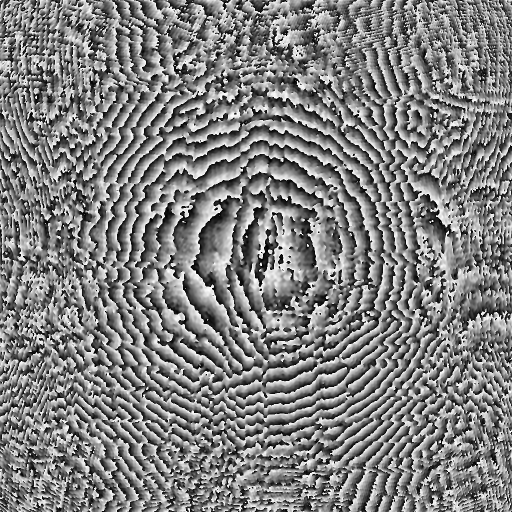
#> input picture test_2000mm.BMP, 1024 x 1024 px (shown at 1/2 size); its folder holds only this picture in this run
$ python backup.py
#> lines starting #> are read from the running program, lines starting #| are printed output that depends on the picture
#!/usr/bin/env python
# -*- coding: utf-8 -*-

import cv2
import numpy as np
import os
import math
import io

path = os.getcwd() + "\\Test\\"

def show_image(name, image):

	cv2.imshow(name, image)
	cv2.waitKey(0)
	cv2.destroyAllWindows()


def get_bit_plane(mat, mask):

	rows, cols = mat.shape
	bitplane = np.zeros(mat.shape, dtype=np.uint8)

	for i in range(0, rows):
		for j in range(0, cols):
			px = mat.item(i,j) & mask
			bitplane.itemset((i,j),px)

	return bitplane


def extract_bitplanes(image):

	if not os.path.exists(path):
		os.makedirs(path)

	bit_planes = 8
	for i in range(0, bit_planes):
		bit_plane = get_bit_plane(image, 0b00000001 << i)
		cv2.imwrite(path + "{}.bmp".format(i), bit_plane)
		print ("Image {}.bmp".format(i))


# [71 lines left out: functions encode_RLE, decode_RLE, not called in this run]


def join_images(images):

	rows = len(images[0])
	cols = len(images[0][0])

	final_image = np.zeros((rows, cols, 1), np.uint8)

	for img in images:
		for row in range(0, len(final_image)):
			for col in range(0, len(final_image[0])):
				final_image[row][col] += img[row][col]

	return final_image


def do_RLE(images):

	counter = 0
	decoded_images = []
	suma = 0

	for file in images:
		RLE = encode_RLE(file)
		file = open(path + str(counter), 'wb+')
		for i in RLE:
			file.write(i)
		file.close()
		counter += 1


def decode_files(files):

	counter = 0
	decoded_images = []

	for file in files:

		print('Decoding file {}...'.format(file))
		mask = 0b00000001 << counter
		decoded_image = decode_RLE(file, mask)
		decoded_images.append(decoded_image)

		counter += 1

	return decoded_images


def main():

	file_name = "test_2000mm.BMP"
	image = cv2.imread(file_name, cv2.IMREAD_GRAYSCALE)
#> image is the input picture: shape (1024, 1024); min 0, max 254, mean 127.9
	print ('Image {} loaded.'.format(file_name))
	q = input('Do you want to me to display the image? (y/n) ')
#> the answer given: y
	if q.lower() == 'y':
		show_image(file_name, image)
		print ('')
	else:
		print ('')

	print ('Extracting bitplanes to {}.'.format(path))
	extract_bitplanes(image)
#> the loop in extract_bitplanes, `for i in range(0, bit_planes):` made 8 passes
#> pass 1, in extract_bitplanes, `bit_plane = get_bit_plane(image, 0b00000001 << i)`:
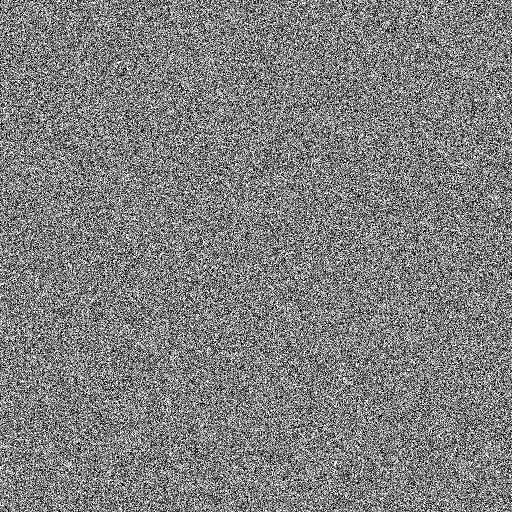
#> bit_plane: shape (1024, 1024) (shown at 1/2 size); values 0 (black) and 1 (white), 49.8% white in thin lines or dots
#> pass 2, in extract_bitplanes, `bit_plane = get_bit_plane(image, 0b00000001 << i)`:
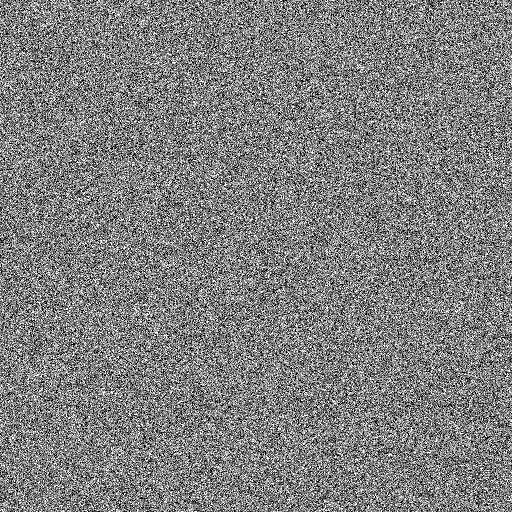
#> bit_plane: shape (1024, 1024) (shown at 1/2 size); values 0 (black) and 2 (white), 49.8% white in thin lines or dots
#> pass 3, in extract_bitplanes, `bit_plane = get_bit_plane(image, 0b00000001 << i)`:
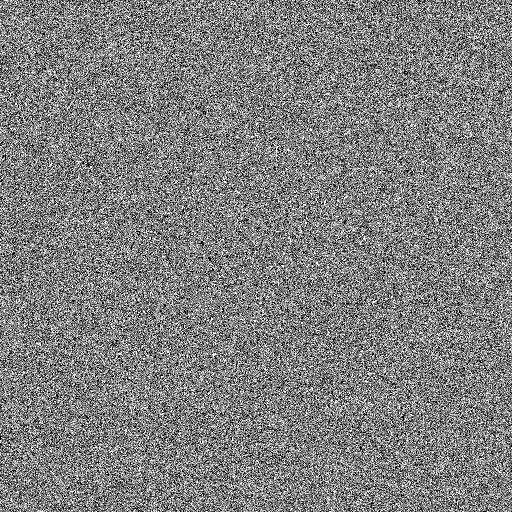
#> bit_plane: shape (1024, 1024) (shown at 1/2 size); values 0 (black) and 4 (white), 49.8% white in thin lines or dots

	print ('')
	print ("Coding RLE in progress...")
	images = [f for f in os.listdir(path) if f.endswith('.bmp')]
	do_RLE(images)
	print ('Data coded.')

	print ('')
	print ('Decoding data in progress...')
	files = [f for f in os.listdir(path) if not f.endswith('.bmp')]
	decoded_images = decode_files(files)
	print ('Data decoded.')

	print ('')
	print ('Creating final image...')
	final_image = join_images(decoded_images)
	cv2.imwrite('final.bmp',final_image)
	q = input('Do you want to me to display the final image? (y/n) ')
	if q.lower() == 'y':
		show_image('final', final_image)
		print ('')
	else:
		print ('')

	print ('Program closed.')


#> (the run stopped early here; a loop or call above may not have finished)
